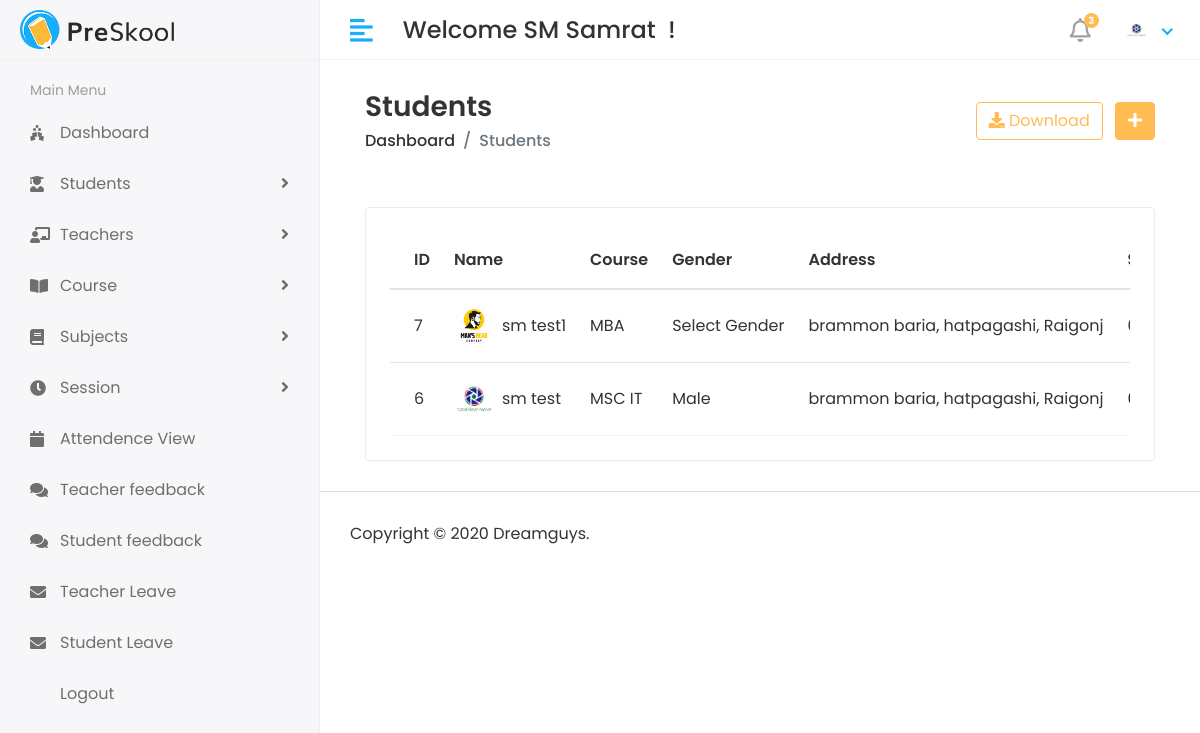
/view-student (signed in), run on an earlier commit of the app's database.
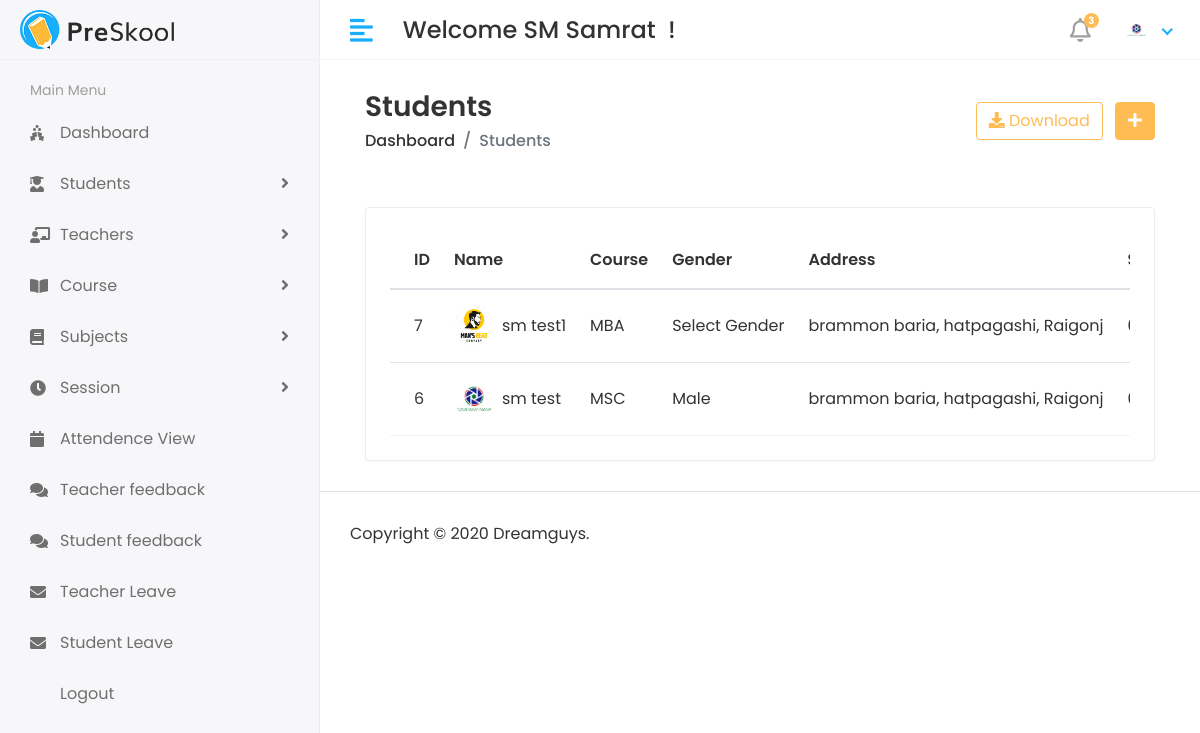
And on a later commit of the database.
### app/models.py (models this page shows, shortened)
class Student(models.Model):
    admin = models.OneToOneField(CustomUser,on_delete=models.CASCADE)
    address = models.TextField()
    gender = models.CharField(max_length=100)
    course_id = models.ForeignKey(Course,on_delete=models.DO_NOTHING)
    session_year_id = models.ForeignKey(SessionYear,on_delete=models.DO_NOTHING)
    created_at = models.DateTimeField(auto_now_add=True)
    updated_at = models.DateTimeField(auto_now=True)

class Course(models.Model):
    name = models.CharField(max_length=100)
    created = models.DateTimeField(auto_now_add=True)
    created = models.DateTimeField(auto_now=True)

class CustomUser(AbstractUser):
    USER = (
        (1,'HOD'),
        (2,'STAFF'),
        (3,'STUDENT'),
    )
    user_type = models.CharField(choices=USER,max_length=50,default=1)
    profile_pic = models.ImageField(upload_to='media/profile_pic')

### stu_management_sys/hod_views.py (the view)
# urls.py: path('view-student',hod_views.viewStudent, name='view_student'),
@login_required(login_url='/')
def viewStudent(request):
    student = Student.objects.all().order_by("-id")
    context ={
        'student':student
    }
    return render(request,'hod/student_view.html',context)

### templates/hod/student_view.html (shortened to what this page needs)
{% extends 'base.html' %}
{% block content %}
<div class="content container-fluid">
    <div class="page-header">
       <div class="row align-items-center">
          <div class="col">
             <h3 class="page-title">Students</h3>
             <ul class="breadcrumb">
                <li class="breadcrumb-item"><a href="index.html">Dashboard</a></li>
                <li class="breadcrumb-item active">Students</li>
             </ul>
          </div>
          <div class="col-auto text-right float-right ml-auto">
             <a href="#" class="btn btn-outline-primary mr-2"><i class="fas fa-download"></i> Download</a>
             <a href="add-student.html" class="btn btn-primary"><i class="fas fa-plus"></i></a>
          </div>
       </div>
    </div>
    <div class="container pt-3">
   </div>
    <div class="row">
       <div class="col-sm-12">
          <div class="card card-table">
             <div class="card-body">
                <div class="table-responsive">
                   <table class="table table-hover table-center mb-0 datatable">
                      <thead>
                         <tr>
                            <th>ID</th>
                            <th>Name</th>
                            <th>Course</th>
                            <th>Gender</th>
                            <th>Address</th>
                            <th>Session</th>
                         </tr>
                      </thead>
                      <tbody>
                        {% for s in student %}
                         <tr>
                            <td>{{s.id}}</td>
                            <td>
                               <h2 class="table-avatar">
                                  <a href="student-details.html" class="avatar avatar-sm mr-2"><img class="avatar-img rounded-circle" src="{{s.admin.profile_pic.url}}" alt="User Image"></a>
                                  <a href="student-details.html">{{s.admin.first_name}} {{s.admin.last_name}}</a>
                               </h2>
                            </td>
                            <td>{{s.course_id.name}}</td>
                            <td>{{s.gender}}</td>
                            <td>{{s.address}}</td>
                            <td>{{s.session_year_id.session_start}} to {{s.session_year_id.session_end}}</td>
                         </tr>
                         {% endfor %}
                      </tbody>
                   </table>
                </div>
             </div>
          </div>
       </div>
    </div>
 </div>
{% endblock %}

What changed in the data, as far as the page shows it:
changed through a linked row, Student "Male": course_id.name "MSC IT" → "MSC"
